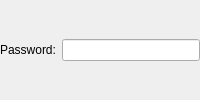
<?xml version="1.0" encoding="UTF-8"?>
<ui version="4.0">
 <class>ExternalVncServerConfigurationWidget</class>
 <widget class="QWidget" name="ExternalVncServerConfigurationWidget">
  <property name="windowTitle">
   <string>Builtin x11vnc server configuration</string>
  </property>
  <layout class="QGridLayout" name="gridLayout">
   <property name="leftMargin">
    <number>0</number>
   </property>
   <property name="topMargin">
    <number>0</number>
   </property>
   <property name="rightMargin">
    <number>0</number>
   </property>
   <property name="bottomMargin">
    <number>0</number>
   </property>
   <item row="0" column="1">
    <widget class="QLineEdit" name="password">
     <property name="echoMode">
      <enum>QLineEdit::Password</enum>
     </property>
    </widget>
   </item>
   <item row="0" column="0">
    <widget class="QLabel" name="label">
     <property name="text">
      <string>Password:</string>
     </property>
    </widget>
   </item>
  </layout>
 </widget>
 <resources/>
 <connections/>
</ui>
